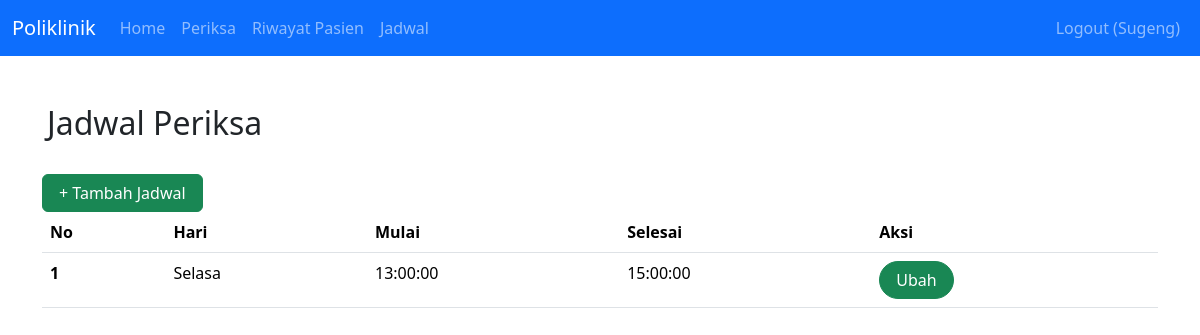
The app's page /index.php?page=jadwal (signed in), older data.
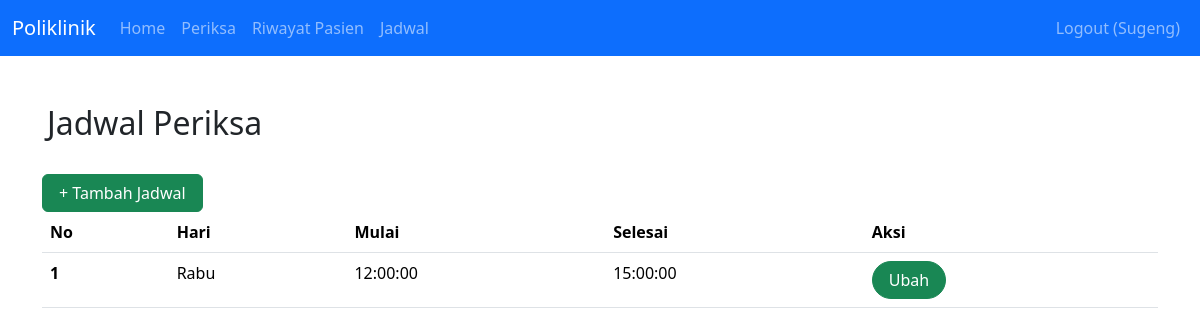
The same page, newer data.
### tables this page shows
CREATE TABLE `jadwal_periksa` (
  `id` int(11) NOT NULL,
  `id_dokter` int(11) NOT NULL,
  `hari` enum('Senin','Selasa','Rabu','Kamis','Jumat','Sabtu') NOT NULL,
  `jam_mulai` time NOT NULL,
  `jam_selesai` time NOT NULL
);

### jadwal.php (the view, shortened to what this page needs)
<h2 class="row mt-5" style="margin-left: 5px">Jadwal Periksa</h2>
<br>
<?php
$dokter_id = mysqli_query($mysqli, "SELECT * FROM dokter WHERE nama = '". $_SESSION['nip'] ."'");
$row = mysqli_fetch_array($dokter_id);
?>
<td>
    <a class="btn btn-success px-3" href="index.php?page=tambahJadwal&id=<?php echo $row['id'] ?>">+ Tambah Jadwal</a>
</td>
<br>
<table class="table table-hover">
    <thead>
        <tr>
            <th scope="col">No</th>
            <th scope="col">Hari</th>
            <th scope="col">Mulai</th>
            <th scope="col">Selesai</th>
            <th scope="col">Aksi</th>
        </tr>
    </thead>
    <tbody>
        <?php
        $dokter_id = mysqli_query($mysqli, "SELECT * FROM dokter WHERE nama = '". $_SESSION['nip'] ."'");
        $row = mysqli_fetch_array($dokter_id);
        $id_dokter = $row['id'];
        $result = mysqli_query($mysqli, "SELECT * FROM jadwal_periksa WHERE id_dokter = '$id_dokter'");
        $no = 1;
        while ($data = mysqli_fetch_array($result)) {
        ?>
            <tr>
                <th scope="row"><?php echo $no++ ?></th>
                <td><?php echo $data['hari'] ?></td>
                <td><?php echo $data['jam_mulai'] ?></td>
                <td><?php echo $data['jam_selesai'] ?></td>
                <td>
                    <a class="btn btn-success rounded-pill px-3" href="index.php?page=editJadwal&id=<?php echo $data['id'] ?>">Ubah</a>
                </td>
            </tr>
        <?php
        }
        ?>
    </tbody>
</table>

Row changes from the older to the newer data that the page shows:
changed jadwal_periksa: hari "Selasa" → "Rabu"; jam_mulai "13:00:00" → "12:00:00"
